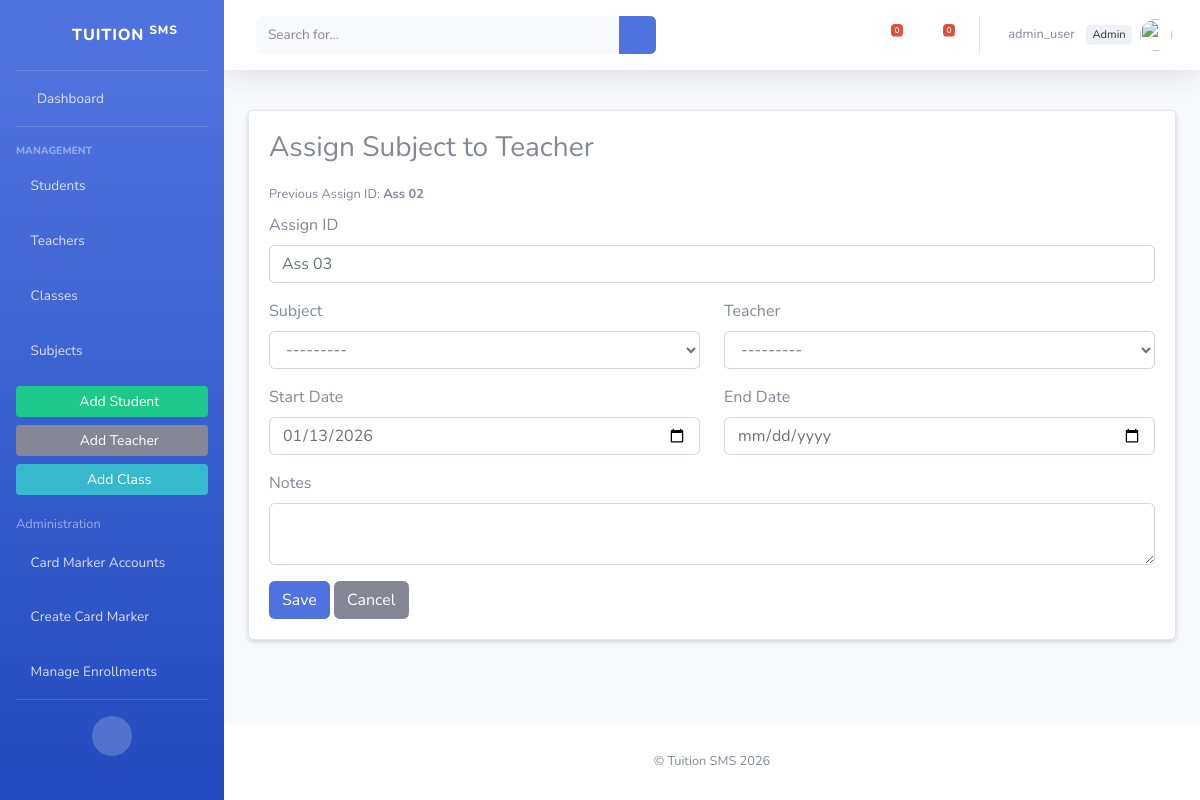
The app's page /subject-assignments/create/ (signed in) with its own data.
### accounts/models.py (models this page shows, shortened)
class User(AbstractUser):
    ROLE_ADMIN = 'admin'
    ROLE_STAFF = 'staff'
    ROLE_CHOICES = (
        (ROLE_ADMIN, 'Administrator'),
        (ROLE_STAFF, 'Card Mark Staff'),
    )
    role = models.CharField(max_length=20, choices=ROLE_CHOICES, default=ROLE_STAFF)
    is_teacher = models.BooleanField(default=False)
    is_student = models.BooleanField(default=False)
    @property
    def is_admin(self):
        return self.is_superuser or (self.role == self.ROLE_ADMIN)

### academic_core/models.py (models this page shows, shortened)
class SubjectAssignment(models.Model):
    assign_id = models.CharField(max_length=60, unique=True)
    subject = models.ForeignKey(Subject, on_delete=models.CASCADE, related_name='assignments')
    teacher = models.ForeignKey(Teacher, on_delete=models.CASCADE, related_name='assignments')
    start_date = models.DateField(default=timezone.now)
    end_date = models.DateField(null=True, blank=True)
    notes = models.TextField(blank=True)
    class Meta:
        constraints = [
            models.UniqueConstraint(fields=['subject', 'teacher'], name='unique_subject_teacher')
        ]
        ordering = ['-start_date']

class Subject(models.Model):
    subject_id = models.CharField(max_length=40, unique=True)
    name = models.CharField(max_length=200)
    description = models.TextField(blank=True)
    class Meta:
        ordering = ['subject_id']
    def __str__(self):
        return f"{self.subject_id} - {self.name}"

### academic_core/templates_views.py (the view, shortened to what this page needs)
# urls.py: path('subject-assignments/create/', tv.SubjectAssignmentCreateView.as_view(), name='subjectassign_create'),
@staff_or_admin_required_cbv
class SubjectAssignmentCreateView(CreateView):
    model = SubjectAssignment
    form_class = SubjectAssignmentForm
    template_name = 'academic_core/subjectassign_form.html'
    success_url = reverse_lazy('academic_core:subjectassign_list')
    def get_initial(self):
        initial = super().get_initial()
        subject_pk = self.request.GET.get('subject')
        if subject_pk:
            initial['subject'] = subject_pk
        last = SubjectAssignment.objects.order_by('-id').first()
        if last and not initial.get('assign_id'):
            prev = last.assign_id or ''
            m = re.search(r'(\d+)$', prev)
            if m:
                num = m.group(1)
                nxt = str(int(num) + 1).zfill(len(num))
                base = prev[:m.start(1)]
                initial['assign_id'] = base + nxt
            else:
                initial['assign_id'] = prev + '-1'
        return initial
    def get_context_data(self, **kwargs):
        ctx = super().get_context_data(**kwargs)
        last = SubjectAssignment.objects.order_by('-id').first()
        ctx['last_assign_id'] = last.assign_id if last else None
        return ctx

### academic_core/forms.py (shortened to what this page needs)
class SubjectAssignmentForm(forms.ModelForm):
    class Meta:
        model = SubjectAssignment
        fields = ['assign_id','subject','teacher','start_date','end_date','notes']
        widgets = {
            'assign_id': forms.TextInput(attrs={'class': 'form-control'}),
            'subject': forms.Select(attrs={'class': 'form-control'}),
            'teacher': forms.Select(attrs={'class': 'form-control'}),
            'start_date': DATE_WIDGET,
            'end_date': DATE_WIDGET,
            'notes': forms.Textarea(attrs={'class': 'form-control', 'rows': 2}),
        }

### academic_core/models.py (called while the page is built)
    def __str__(self):
        return f"{self.title} {self.first_name} {self.last_name}"

### academic_core/templates/academic_core/subjectassign_form.html (shortened to what this page needs)
{% extends "academic_core/base.html" %}
{% block content %}
<div class="card shadow-sm">
  <div class="card-body">
    <h3 class="card-title mb-3">
      {% if form.instance.pk %}
        Edit Subject Assignment
      {% else %}
        Assign Subject to Teacher
      {% endif %}
    </h3>
    {% if last_assign_id %}
      <div class="mb-2">
        <small class="text-muted">Previous Assign ID: <strong>{{ last_assign_id }}</strong></small>
      </div>
    {% endif %}
    <form method="post" novalidate>
      <div class="mb-3">
        <label class="form-label">Assign ID</label>
        {{ form.assign_id }}
      </div>
      <div class="row">
        <div class="col-md-6 mb-3">
          <label class="form-label">Subject</label>
          {{ form.subject }}
        </div>
        <div class="col-md-6 mb-3">
          <label class="form-label">Teacher</label>
          {{ form.teacher }}
        </div>
      </div>
      <div class="row">
        <div class="col-md-6 mb-3">
          <label class="form-label">Start Date</label>
          {{ form.start_date }}
        </div>
        <div class="col-md-6 mb-3">
          <label class="form-label">End Date</label>
          {{ form.end_date }}
        </div>
      </div>
      <div class="mb-3">
        <label class="form-label">Notes</label>
        {{ form.notes }}
      </div>
      <div class="mt-3">
        <button class="btn btn-primary">Save</button>
        <a class="btn btn-secondary" href="{% url 'academic_core:subjectassign_list' %}">Cancel</a>
      </div>
    </form>
  </div>
</div>
{% endblock %}

### academic_core/templates/academic_core/base.html (shortened to what this page needs)
{% load static %}
<!doctype html>
<html lang="en">
<head>
  <link href="{% static 'vendor/fontawesome-free/css/all.min.css' %}" rel="stylesheet" type="text/css">
  <link href="{% static 'css/sb-admin-2.min.css' %}" rel="stylesheet">
</head>
<body id="page-top">
  <div id="wrapper">
    <ul class="navbar-nav bg-gradient-primary sidebar sidebar-dark accordion" id="accordionSidebar">
      <a class="sidebar-brand d-flex align-items-center justify-content-center" href="{% url 'academic_core:index' %}">
        <div class="sidebar-brand-icon rotate-n-15"><i class="fas fa-laugh-wink"></i></div>
        <div class="sidebar-brand-text mx-3">Tuition <sup>SMS</sup></div>
      </a>
      <hr class="sidebar-divider my-0">
      <li class="nav-item {% if request.path == '/' %}active{% endif %}">
        <a class="nav-link" href="{% url 'academic_core:index' %}"><i class="fas fa-fw fa-tachometer-alt"></i><span>Dashboard</span></a>
      </li>
      <hr class="sidebar-divider">
      <div class="sidebar-heading">Management</div>
      {% if request.user.is_authenticated %}
        <li class="nav-item"><a class="nav-link" href="{% url 'academic_core:student_list' %}"><i class="fas fa-user-graduate"></i><span>Students</span></a></li>
        <li class="nav-item"><a class="nav-link" href="{% url 'academic_core:teacher_list' %}"><i class="fas fa-chalkboard-teacher"></i><span>Teachers</span></a></li>
        <li class="nav-item"><a class="nav-link" href="{% url 'academic_core:class_list' %}"><i class="fas fa-school"></i><span>Classes</span></a></li>
        <li class="nav-item"><a class="nav-link" href="{% url 'academic_core:subject_list' %}"><i class="fas fa-book"></i><span>Subjects</span></a></li>
        <li class="nav-item mt-2">
          <div class="px-3">
            {% if request.user.is_admin or request.user.is_staff_user %}
              <a class="btn btn-sm btn-success w-100 mb-2" href="{% url 'academic_core:student_create' %}"><i class="fas fa-plus-circle"></i> Add Student</a>
              <a class="btn btn-sm btn-secondary w-100 mb-2" href="{% url 'academic_core:teacher_create' %}"><i class="fas fa-plus-circle"></i> Add Teacher</a>
              <a class="btn btn-sm btn-info w-100" href="{% url 'academic_core:class_create' %}"><i class="fas fa-plus-circle"></i> Add Class</a>
            {% endif %}
          </div>
        </li>
        {% if request.user.is_admin %}
          <li class="nav-item mt-3">
            <div class="px-3"><small class="text-white-50">Administration</small></div>
          </li>
          <li class="nav-item"><a class="nav-link" href="{% url 'accounts:cardmarker_list' %}"><i class="fas fa-user-cog"></i><span>Card Marker Accounts</span></a></li>
          <li class="nav-item"><a class="nav-link" href="{% url 'accounts:create_cardmarker' %}"><i class="fas fa-user-plus"></i><span>Create Card Marker</span></a></li>
          <li class="nav-item"><a class="nav-link" href="{% url 'academic_core:enrollment_create' %}"><i class="fas fa-user-check"></i><span>Manage Enrollments</span></a></li>
        {% endif %}
      {% endif %}
      <hr class="sidebar-divider d-none d-md-block">
      <div class="text-center d-none d-md-inline"><button class="rounded-circle border-0" id="sidebarToggle"></button></div>
    </ul>
    <div id="content-wrapper" class="d-flex flex-column">
      <div id="content">
        <nav class="navbar navbar-expand navbar-light bg-white topbar mb-4 static-top shadow">
          <form class="d-none d-sm-inline-block form-inline mr-auto ml-md-3 my-2 my-md-0 mw-100 navbar-search">
            <div class="input-group">
              <input type="text" class="form-control bg-light border-0 small" placeholder="Search for..." aria-label="Search">
              <div class="input-group-append"><button class="btn btn-primary" type="button"><i class="fas fa-search fa-sm"></i></button></div>
            </div>
          </form>
          <ul class="navbar-nav ml-auto">
            <li class="nav-item dropdown no-arrow mx-1">
              <a class="nav-link dropdown-toggle" href="#" id="alertsDropdown" role="button" data-toggle="dropdown">
                <i class="fas fa-bell fa-fw"></i>
                <span class="badge badge-danger badge-counter">{{ alerts_count|default:"0" }}</span>
              </a>
            </li>
            <li class="nav-item dropdown no-arrow mx-1">
              <a class="nav-link dropdown-toggle" href="#" id="messagesDropdown" role="button" data-toggle="dropdown">
                <i class="fas fa-envelope fa-fw"></i>
                <span class="badge badge-danger badge-counter">{{ messages_count|default:"0" }}</span>
              </a>
            </li>
            <li class="nav-item dropdown no-arrow">
              <a class="nav-link dropdown-toggle" href="#" id="userDropdown" role="button" data-toggle="dropdown">
                <span class="mr-2 d-none d-lg-inline text-gray-600 small">
                  {% if request.user.is_authenticated %}
                    {{ request.user.get_full_name|default:request.user.username }}
                    {% if request.user.is_admin %}<span class="role-badge">Admin</span>{% elif request.user.is_staff_user %}<span class="role-badge">Staff</span>{% endif %}
                  {% else %}
                    Guest
                  {% endif %}
                </span>
                <img class="img-profile rounded-circle" src="{% static 'img/undraw_profile.svg' %}">
              </a>
            </li>
          </ul>
        </nav>
        <div class="container-fluid app-container">
          {% block content %}{% endblock %}
        </div>
      </div>
      <footer class="sticky-footer bg-white mt-4">
        <div class="container my-auto"><div class="copyright text-center my-auto"><span>&copy; Tuition SMS {% now "Y" %}</span></div></div>
      </footer>
    </div>
  </div>
</body>
</html>

### academic_core/templates/academic_core/base.html (style rules this page uses)
.app-container { padding-top: 1rem; padding-bottom: 2rem; }
.img-profile { width: 36px; height:36px; object-fit:cover; }
.role-badge { font-size:.7rem; padding:.15rem .4rem; border-radius:.25rem; background:#eef2f7; color:#333; margin-left:.5rem; }
.sidebar .nav-link { font-size: .95rem; }

### records on screen
User: user.get_full_name "admin_user"
SubjectAssignment: assign "Ass 02"
Subject: subject "---------"

### other values on screen
{{ alerts_count|default:"0" }} "0"
{{ messages_count|default:"0" }} "0"
